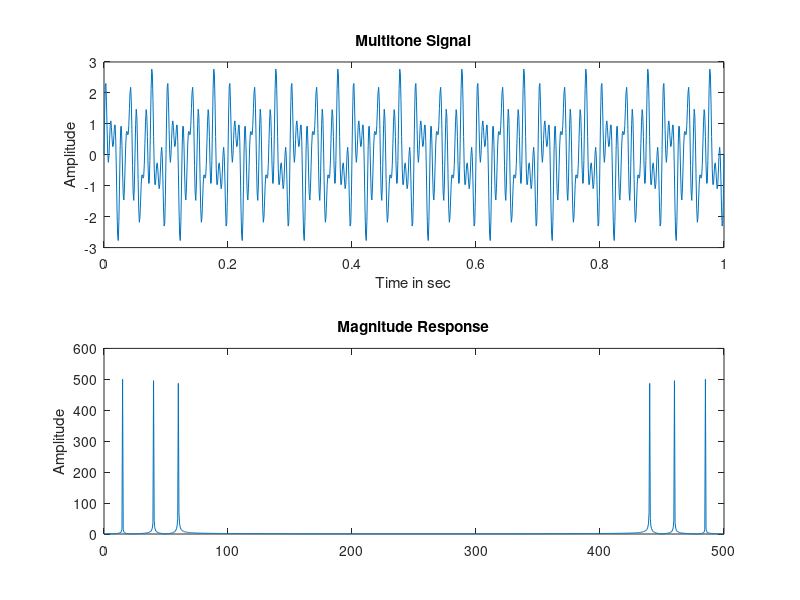

Recreate this plot in MATLAB.
clear all;
clc;
Fs = 1000;
t = 0:1/Fs:1;
x = sin(2*pi*30*t) + sin(2*pi*80*t) + sin(2*pi*120*t);
X = fft(x);
l = length(X/2);
f = (0:(l-1))*Fs/(2*l);
subplot(2,1,1), plot(t,x);
title("Multitone Signal");
xlabel("Time in sec");
ylabel("Amplitude");
subplot(2,1,2);
plot(f,abs(X(1:l)));
zoom on;
title("Magnitude Response");
ylabel("Amplitude");